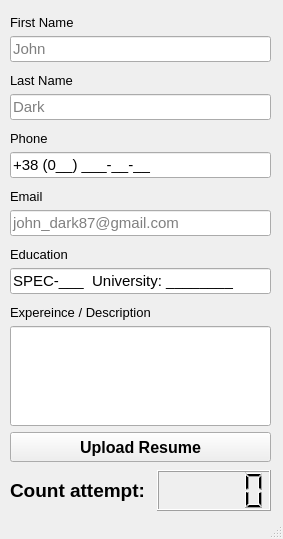
<?xml version="1.0" encoding="UTF-8"?>
<ui version="4.0">
 <class>MainWindow</class>
 <widget class="QMainWindow" name="MainWindow">
  <property name="geometry">
   <rect>
    <x>0</x>
    <y>0</y>
    <width>283</width>
    <height>539</height>
   </rect>
  </property>
  <property name="windowTitle">
   <string>Resume</string>
  </property>
  <widget class="QWidget" name="centralwidget">
   <widget class="QWidget" name="verticalLayoutWidget">
    <property name="geometry">
     <rect>
      <x>10</x>
      <y>10</y>
      <width>261</width>
      <height>452</height>
     </rect>
    </property>
    <layout class="QVBoxLayout" name="verticalLayout">
     <item>
      <widget class="QLabel" name="label">
       <property name="font">
        <font>
         <pointsize>10</pointsize>
        </font>
       </property>
       <property name="text">
        <string>First Name</string>
       </property>
       <property name="alignment">
        <set>Qt::AlignBottom|Qt::AlignLeading|Qt::AlignLeft</set>
       </property>
      </widget>
     </item>
     <item>
      <widget class="QLineEdit" name="firstName_lineEdit">
       <property name="font">
        <font>
         <pointsize>11</pointsize>
        </font>
       </property>
       <property name="inputMask">
        <string>aaaaaaaaaaaaaaaaaaaaaaaaa</string>
       </property>
       <property name="text">
        <string/>
       </property>
       <property name="placeholderText">
        <string>John</string>
       </property>
      </widget>
     </item>
     <item>
      <widget class="QLabel" name="label_2">
       <property name="font">
        <font>
         <pointsize>10</pointsize>
        </font>
       </property>
       <property name="text">
        <string>Last Name</string>
       </property>
       <property name="alignment">
        <set>Qt::AlignBottom|Qt::AlignLeading|Qt::AlignLeft</set>
       </property>
      </widget>
     </item>
     <item>
      <widget class="QLineEdit" name="lastName_lineEdit">
       <property name="font">
        <font>
         <pointsize>11</pointsize>
        </font>
       </property>
       <property name="inputMask">
        <string>aaaaaaaaaaaaaaaaaaaaaaaaa</string>
       </property>
       <property name="maxLength">
        <number>25</number>
       </property>
       <property name="placeholderText">
        <string>Dark</string>
       </property>
      </widget>
     </item>
     <item>
      <widget class="QLabel" name="label_3">
       <property name="font">
        <font>
         <pointsize>10</pointsize>
        </font>
       </property>
       <property name="text">
        <string>Phone</string>
       </property>
       <property name="alignment">
        <set>Qt::AlignBottom|Qt::AlignLeading|Qt::AlignLeft</set>
       </property>
      </widget>
     </item>
     <item>
      <widget class="QLineEdit" name="phone_lineEdit">
       <property name="font">
        <font>
         <pointsize>11</pointsize>
        </font>
       </property>
       <property name="inputMask">
        <string>+38 (\000) 000-00-00;_</string>
       </property>
      </widget>
     </item>
     <item>
      <widget class="QLabel" name="label_4">
       <property name="font">
        <font>
         <pointsize>10</pointsize>
        </font>
       </property>
       <property name="text">
        <string>Email</string>
       </property>
       <property name="alignment">
        <set>Qt::AlignBottom|Qt::AlignLeading|Qt::AlignLeft</set>
       </property>
      </widget>
     </item>
     <item>
      <widget class="QLineEdit" name="email_lineEdit">
       <property name="font">
        <font>
         <pointsize>11</pointsize>
        </font>
       </property>
       <property name="inputMask">
        <string>NNNNNNNNNNnnnnnnnnnnnnnnnnnnnnnnnnnnnnnn</string>
       </property>
       <property name="placeholderText">
        <string>john_dark87@gmail.com</string>
       </property>
      </widget>
     </item>
     <item>
      <widget class="QLabel" name="label_5">
       <property name="font">
        <font>
         <pointsize>10</pointsize>
        </font>
       </property>
       <property name="text">
        <string>Education</string>
       </property>
       <property name="alignment">
        <set>Qt::AlignBottom|Qt::AlignLeading|Qt::AlignLeft</set>
       </property>
      </widget>
     </item>
     <item>
      <widget class="QLineEdit" name="education_lineEdit">
       <property name="font">
        <font>
         <pointsize>11</pointsize>
        </font>
       </property>
       <property name="inputMask">
        <string>SPEC-000  U\niversity: &gt;AAAaaaaa;_</string>
       </property>
       <property name="frame">
        <bool>true</bool>
       </property>
       <property name="placeholderText">
        <string/>
       </property>
      </widget>
     </item>
     <item>
      <widget class="QLabel" name="label_6">
       <property name="font">
        <font>
         <pointsize>10</pointsize>
        </font>
       </property>
       <property name="text">
        <string>Expereince / Description</string>
       </property>
       <property name="alignment">
        <set>Qt::AlignBottom|Qt::AlignLeading|Qt::AlignLeft</set>
       </property>
      </widget>
     </item>
     <item>
      <widget class="QLineEdit" name="expereinceDes_lineEdit">
       <property name="minimumSize">
        <size>
         <width>0</width>
         <height>100</height>
        </size>
       </property>
       <property name="font">
        <font>
         <pointsize>11</pointsize>
        </font>
       </property>
       <property name="tabletTracking">
        <bool>false</bool>
       </property>
       <property name="alignment">
        <set>Qt::AlignLeading|Qt::AlignLeft|Qt::AlignTop</set>
       </property>
       <property name="dragEnabled">
        <bool>false</bool>
       </property>
      </widget>
     </item>
     <item>
      <widget class="QPushButton" name="Upload_pushButton">
       <property name="minimumSize">
        <size>
         <width>0</width>
         <height>30</height>
        </size>
       </property>
       <property name="font">
        <font>
         <pointsize>12</pointsize>
         <bold>true</bold>
        </font>
       </property>
       <property name="text">
        <string>Upload Resume</string>
       </property>
      </widget>
     </item>
    </layout>
   </widget>
   <widget class="QWidget" name="horizontalLayoutWidget">
    <property name="geometry">
     <rect>
      <x>10</x>
      <y>470</y>
      <width>261</width>
      <height>41</height>
     </rect>
    </property>
    <layout class="QHBoxLayout" name="horizontalLayout">
     <item>
      <widget class="QLabel" name="label_7">
       <property name="text">
        <string>&lt;html&gt;&lt;head/&gt;&lt;body&gt;&lt;p&gt;&lt;span style=&quot; font-size:14pt; font-weight:700;&quot;&gt;Count attempt: &lt;/span&gt;&lt;/p&gt;&lt;/body&gt;&lt;/html&gt;</string>
       </property>
       <property name="alignment">
        <set>Qt::AlignLeading|Qt::AlignLeft|Qt::AlignVCenter</set>
       </property>
      </widget>
     </item>
     <item>
      <widget class="QLCDNumber" name="lcdNumber"/>
     </item>
    </layout>
   </widget>
  </widget>
  <widget class="QStatusBar" name="statusbar">
   <property name="font">
    <font>
     <pointsize>11</pointsize>
     <bold>true</bold>
    </font>
   </property>
  </widget>
 </widget>
 <resources/>
 <connections/>
</ui>
